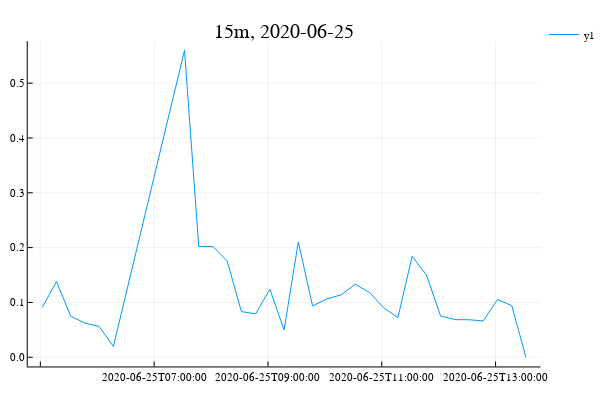

Write notebook code for a chart like this one.
### Code cell
plot(data1.ts, data1.iv, title="15m, 2020-06-25")

### Figure 1 — Plotly figure (JSON) as saved in the notebook; plotly's stock layout.template omitted (floating-point values rounded to 4 significant figures)
{"data": [{"colorbar": {"title": ""}, "hoverinfo": "text", "legendgroup": "y1", "line": {"color": "rgba(0, 154, 250, 1.000)", "dash": "solid", "shape": "linear", "width": 1}, "mode": "lines", "name": "y1", "showlegend": true, "text": [null, null, null, null, null, null, null, null, null, null, null, null, null, null, null, null, null, null, null, null, null, null, null, null, null, null, null, null, null, null, null], "type": "scatter", "x": [63728744520000, 63728745420000, 63728746320000, 63728747220000, 63728748120000, 63728749020000, 63728753520000, 63728754420000, 63728755320000, 63728756220000, 63728757120000, 63728758020000, 63728758920000, 63728759820000, 63728760720000, 63728761620000, 63728762520000, 63728763420000, 63728764320000, 63728765220000, 63728766120000, 63728767020000, 63728767920000, 63728768820000, 63728769720000, 63728770620000, 63728771520000, 63728772420000, 63728773320000, 63728774220000, 63728775120000], "xaxis": "x1", "y": [0.09074, 0.138, 0.07483, 0.06225, 0.05619, 0.01969, 0.56, 0.2022, 0.2018, 0.1756, 0.08333, 0.07914, 0.124, 0.0498, 0.2104, 0.0937, 0.1063, 0.1137, 0.1332, 0.1182, 0.09041, 0.0721, 0.1842, 0.1504, 0.07536, 0.06866, 0.06838, 0.06628, 0.1053, 0.09428, 0], "yaxis": "y1", "zmax": null, "zmin": null}], "layout": {"annotations": [{"font": {"color": "rgba(0, 0, 0, 1.000)", "family": "sans-serif", "size": 20}, "rotation": 0, "showarrow": false, "text": "15m, 2020-06-25", "x": 0.5222, "xanchor": "center", "xref": "paper", "y": 1, "yanchor": "top", "yref": "paper"}], "height": 400, "legend": {"bgcolor": "rgba(255, 255, 255, 1.000)", "bordercolor": "rgba(0, 0, 0, 1.000)", "font": {"color": "rgba(0, 0, 0, 1.000)", "family": "sans-serif", "size": 11}, "tracegroupgap": 0, "x": 1, "y": 1}, "margin": {"b": 20, "l": 0, "r": 0, "t": 20}, "paper_bgcolor": "rgba(255, 255, 255, 1.000)", "plot_bgcolor": "rgba(255, 255, 255, 1.000)", "showlegend": true, "width": 600, "xaxis": {"anchor": "y1", "domain": [0.05101, 0.9934], "gridcolor": "rgba(0, 0, 0, 0.100)", "gridwidth": 0.5, "linecolor": "rgba(0, 0, 0, 1.000)", "mirror": false, "range": [63728743602000, 63728776038000], "showgrid": true, "showline": true, "showticklabels": true, "tickangle": 0, "tickcolor": "rgb(0, 0, 0)", "tickfont": {"color": "rgba(0, 0, 0, 1.000)", "family": "sans-serif", "size": 11}, "tickmode": "array", "ticks": "inside", "ticktext": ["2020-06-25T05:00:00", "2020-06-25T07:00:00", "2020-06-25T09:00:00", "2020-06-25T11:00:00", "2020-06-25T13:00:00"], "tickvals": [63728744400000, 63728751600000, 63728758800000, 63728766000000, 63728773200000], "title": "", "titlefont": {"color": "rgba(0, 0, 0, 1.000)", "family": "sans-serif", "size": 15}, "type": "-", "visible": true, "zeroline": false, "zerolinecolor": "rgba(0, 0, 0, 1.000)"}, "yaxis": {"anchor": "x1", "domain": [0.03762, 0.9415], "gridcolor": "rgba(0, 0, 0, 0.100)", "gridwidth": 0.5, "linecolor": "rgba(0, 0, 0, 1.000)", "mirror": false, "range": [-0.0168, 0.5768], "showgrid": true, "showline": true, "showticklabels": true, "tickangle": 0, "tickcolor": "rgb(0, 0, 0)", "tickfont": {"color": "rgba(0, 0, 0, 1.000)", "family": "sans-serif", "size": 11}, "tickmode": "array", "ticks": "inside", "ticktext": ["0.0", "0.1", "0.2", "0.3", "0.4", "0.5"], "tickvals": [0, 0.1, 0.2, 0.3, 0.4, 0.5], "title": "", "titlefont": {"color": "rgba(0, 0, 0, 1.000)", "family": "sans-serif", "size": 15}, "type": "-", "visible": true, "zeroline": false, "zerolinecolor": "rgba(0, 0, 0, 1.000)"}}}
